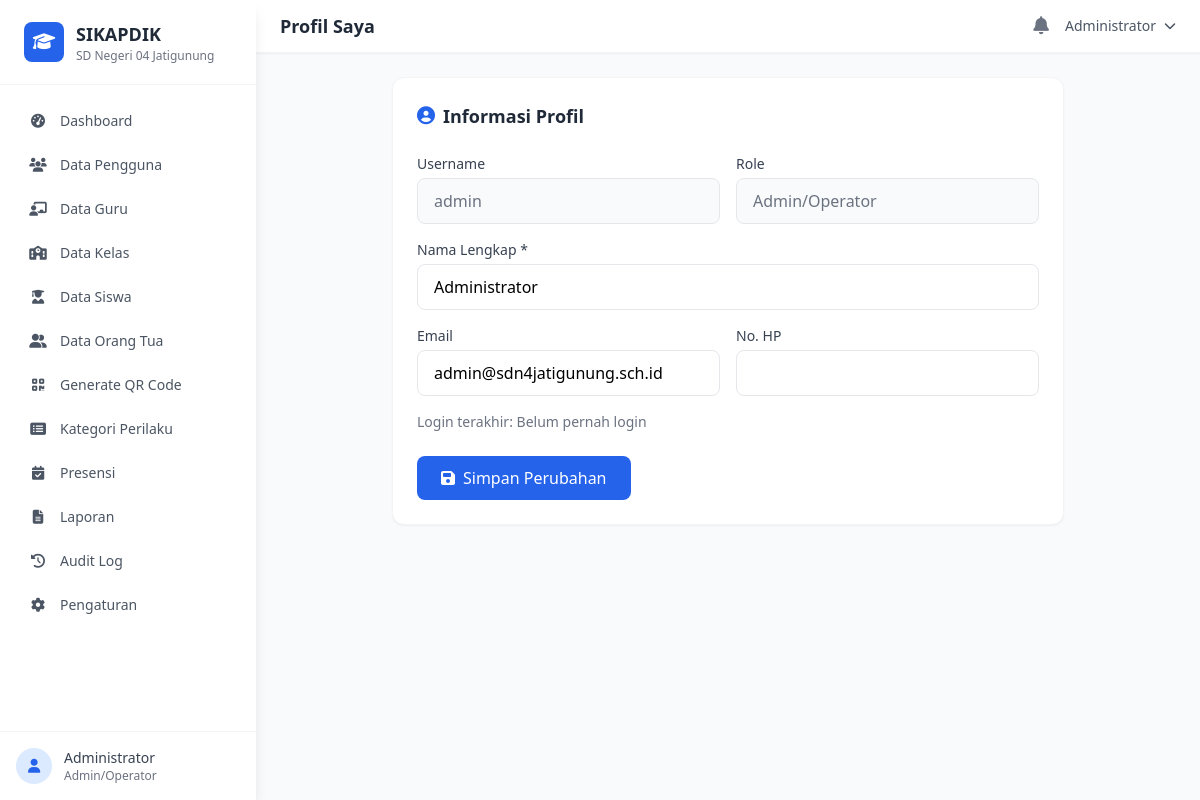
Screenshot of /modules/auth/profile.php (signed in) with the database file from the repository.
### tables this page shows
CREATE TABLE IF NOT EXISTS `users` (
    `id` INT(11) UNSIGNED AUTO_INCREMENT PRIMARY KEY,
    `username` VARCHAR(50) NOT NULL UNIQUE,
    `email` VARCHAR(100) DEFAULT NULL,
    `password` VARCHAR(255) NOT NULL,
    `full_name` VARCHAR(100) NOT NULL,
    `role` ENUM('admin','kepala_sekolah','wali_kelas','guru_mapel','orang_tua') NOT NULL,
    `phone` VARCHAR(20) DEFAULT NULL,
    `avatar` VARCHAR(255) DEFAULT NULL,
    `is_active` TINYINT(1) DEFAULT 1,
    `last_login` DATETIME DEFAULT NULL,
    `login_attempts` INT(3) DEFAULT 0,
    `locked_until` DATETIME DEFAULT NULL,
    `password_changed_at` DATETIME DEFAULT NULL,
    `created_at` TIMESTAMP DEFAULT CURRENT_TIMESTAMP,
    `updated_at` TIMESTAMP DEFAULT CURRENT_TIMESTAMP ON UPDATE CURRENT_TIMESTAMP
);

### includes/Database.php (called while the page is built, shortened)
<?php
class Database {
    private static $instance = null;
    private $pdo;
    private function __construct() {
        try {
            $dsn = "mysql:host=" . DB_HOST . ";dbname=" . DB_NAME . ";charset=" . DB_CHARSET;
            $options = [
                PDO::ATTR_ERRMODE => PDO::ERRMODE_EXCEPTION,
                PDO::ATTR_DEFAULT_FETCH_MODE => PDO::FETCH_ASSOC,
                PDO::ATTR_EMULATE_PREPARES => false,
                PDO::MYSQL_ATTR_INIT_COMMAND => "SET NAMES " . DB_CHARSET
            ];
            $this->pdo = new PDO($dsn, DB_USER, DB_PASS, $options);
        } catch (PDOException $e) {
            error_log("Database connection failed: " . $e->getMessage());
            die("Koneksi database gagal. Silakan hubungi administrator.");
        }
    }
    public static function getInstance() {
        if (self::$instance === null) {
            self::$instance = new self();
        }
        return self::$instance;
    }
    public function query($sql, $params = []) {
        try {
            $stmt = $this->pdo->prepare($sql);
            $stmt->execute($params);
            return $stmt;
        } catch (PDOException $e) {
            error_log("Query error: " . $e->getMessage() . " | SQL: " . $sql);
            throw $e;
        }
    }
    public function fetch($sql, $params = []) {
        $stmt = $this->query($sql, $params);
        return $stmt->fetch();
    }
}

### includes/Auth.php (called while the page is built, shortened)
<?php
class Auth {
    public static function getUserId() {
        return $_SESSION['user_id'] ?? null;
    }
}

### includes/Helpers.php (called while the page is built, shortened)
<?php
function getRoleName($role) {
    $roles = [
        'admin' => 'Admin/Operator',
        'kepala_sekolah' => 'Kepala Sekolah',
        'wali_kelas' => 'Wali Kelas',
        'guru_mapel' => 'Guru Mapel',
        'orang_tua' => 'Orang Tua/Wali'
    ];
    return $roles[$role] ?? ucfirst($role);
}

### modules/auth/profile.php (the view, shortened to what this page needs)
<?php
$db = Database::getInstance();
$user = $db->fetch("SELECT * FROM users WHERE id = ?", [Auth::getUserId()]);
include __DIR__ . '/../../templates/header.php';
?>
<div class="max-w-2xl mx-auto">
    <div class="bg-white rounded-xl shadow-sm border border-gray-100 p-6">
        <h3 class="text-lg font-semibold text-gray-800 mb-6 flex items-center gap-2">
            <i class="fas fa-user-circle text-blue-600"></i> Informasi Profil
        </h3>
        <form method="POST">
            <div class="grid grid-cols-1 md:grid-cols-2 gap-4 mb-4">
                <div>
                    <label class="block text-sm font-medium text-gray-700 mb-1">Username</label>
                    <input type="text" value="<?= htmlspecialchars($user['username']) ?>" class="w-full px-4 py-2.5 border border-gray-200 rounded-lg bg-gray-50 text-gray-500" disabled>
                </div>
                <div>
                    <label class="block text-sm font-medium text-gray-700 mb-1">Role</label>
                    <input type="text" value="<?= getRoleName($user['role']) ?>" class="w-full px-4 py-2.5 border border-gray-200 rounded-lg bg-gray-50 text-gray-500" disabled>
                </div>
            </div>
            <div class="mb-4">
                <label class="block text-sm font-medium text-gray-700 mb-1">Nama Lengkap *</label>
                <input type="text" name="full_name" value="<?= htmlspecialchars($user['full_name']) ?>" class="w-full px-4 py-2.5 border border-gray-200 rounded-lg focus:ring-2 focus:ring-blue-500 focus:border-transparent" required>
            </div>
            <div class="grid grid-cols-1 md:grid-cols-2 gap-4 mb-4">
                <div>
                    <label class="block text-sm font-medium text-gray-700 mb-1">Email</label>
                    <input type="email" name="email" value="<?= htmlspecialchars($user['email'] ?? '') ?>" class="w-full px-4 py-2.5 border border-gray-200 rounded-lg focus:ring-2 focus:ring-blue-500 focus:border-transparent">
                </div>
                <div>
                    <label class="block text-sm font-medium text-gray-700 mb-1">No. HP</label>
                    <input type="text" name="phone" value="<?= htmlspecialchars($user['phone'] ?? '') ?>" class="w-full px-4 py-2.5 border border-gray-200 rounded-lg focus:ring-2 focus:ring-blue-500 focus:border-transparent">
                </div>
            </div>
            <div class="text-sm text-gray-500 mb-6">
                <p>Login terakhir: <?= $user['last_login'] ? formatDate($user['last_login'], 'datetime') : 'Belum pernah login' ?></p>
            </div>
            <button type="submit" class="px-6 py-2.5 bg-blue-600 text-white rounded-lg hover:bg-blue-700 transition flex items-center gap-2">
                <i class="fas fa-save"></i> Simpan Perubahan
            </button>
        </form>
    </div>
</div>
<?php include __DIR__ . '/../../templates/footer.php'; ?>

### rows the page displays
users: username "admin", role "Admin/Operator", full_name "Administrator", email "admin@sdn4jatigunung.sch.id"

### other values shown
APP_NAME "SIKAPDIK"
SCHOOL_NAME "SD Negeri 04 Jatigunung"
$menu['label'] "Dashboard"
$menu['label'] "Data Pengguna"
$menu['label'] "Data Guru"
$menu['label'] "Data Kelas"
$menu['label'] "Data Siswa"
$menu['label'] "Data Orang Tua"
$menu['label'] "Generate QR Code"
$menu['label'] "Kategori Perilaku"
$menu['label'] "Presensi"
$menu['label'] "Laporan"
$menu['label'] "Audit Log"
$menu['label'] "Pengaturan"
$currentUser "Administrator"
